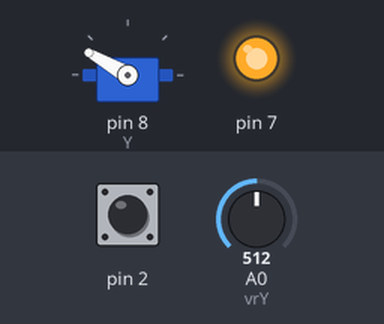
A sketch run on a simulated Arduino Uno, built with avr-gcc and run on an emulated ATmega328P. On the bench: servo, output pins drawn as LEDs (lit = HIGH). Inputs (shaded band) come from the test bench; at power-on: A0 (vrY) = 512, pin 2 HIGH.

Above: at 2.2 s.
2.3 s: A0 (vrY) set to 223
3.8 s: A0 (vrY) set to 196
At 4.95 s:
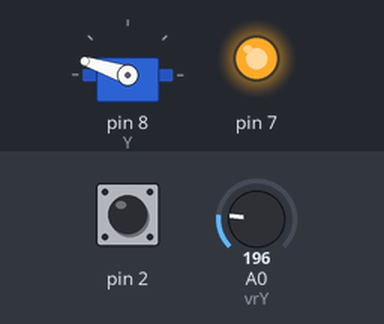
6.8 s: pin 2 pulled LOW for 0.15 s
At 8.2 s:
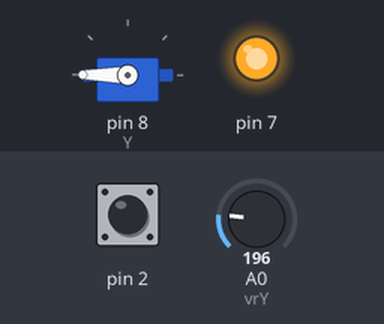
8.5 s: A0 (vrY) set to 801
11.4 s: A0 (vrY) set to 819
At 13.27 s:
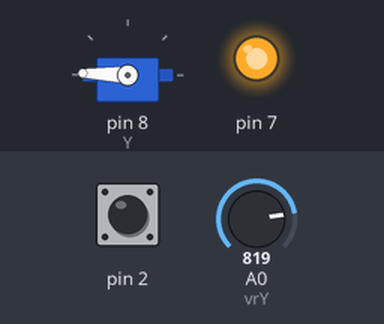
14.4 s: pin 2 pulled LOW for 1 s
At 18.26 s:
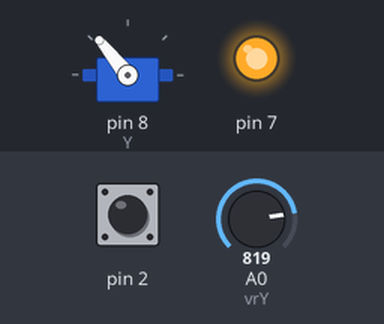
Timing chart, 0 to 18.4 s (numbered marks = the images above; inputs shaded):
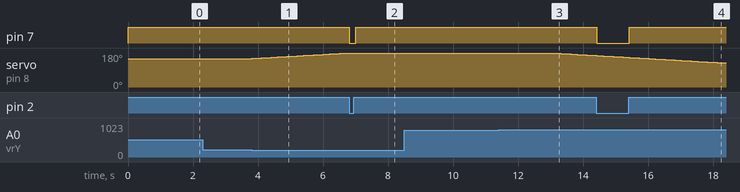

The sketch:

Vertical_Motor_Control.ino
```cpp
#include <Servo.h>
Servo Y;
int currentDegree = 150;
int yStartState;
int vrY = A0;

void setup() {
  Serial.begin(9600);

  Y.attach(8);
  Y.write(currentDegree);
  yStartState = analogRead(vrY);

 digitalWrite(7,HIGH);
 pinMode(7,OUTPUT);
 pinMode(2,INPUT);
 digitalWrite(2,HIGH);
 pinMode(A0,INPUT);

  delay(1000);
}

void loop() {

  if (digitalRead(2) == 0){
    digitalWrite(7,LOW);
  }else{
    digitalWrite(7,HIGH);
  }
  int yPosition = analogRead(A0);
   if (abs(yStartState-yPosition) > 300){
    if (currentDegree < 130){
      currentDegree++;
    }
    else if (currentDegree > 200){
      currentDegree--;
    }
    if (yPosition < yStartState){
      currentDegree++;
    }else{
      currentDegree--;
    }
    Y.write(currentDegree);
   }
  delay(100);
}
```

Measured:
- the behaviour switches between 212 and 211 on A0 (vrY) (found by bisection; images 0 and 1)
- after the input at 2.3 s, every drawn part: stays the same
- after the input at 3.8 s, servo on pin 8 (Y): moves from 150° to 180° over 2.9 s, starting at once
- after the input at 6.8 s, pin 7: HIGH → LOW at once, → HIGH 0.20 s later
- after the input at 8.5 s, every drawn part: stays the same
- after the input at 11.4 s, servo on pin 8 (Y): moves from 180° to 167° over 1.2 s, starting after 1.7 s
- after the input at 14.4 s, pin 7: HIGH → LOW at once, → HIGH 1.0 s later
